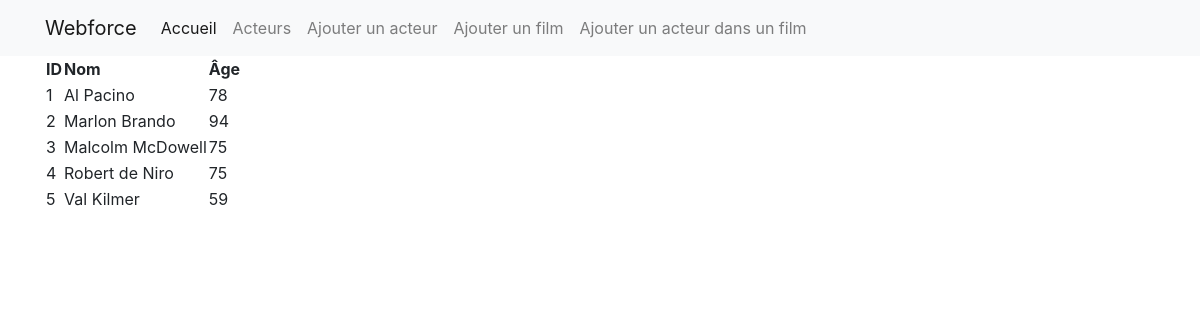
The page /index.php/acteurs on the database its author committed.
### tables this page shows
CREATE TABLE `actor` (
  `id` int(11) NOT NULL,
  `lastname` varchar(255) NOT NULL,
  `firstname` varchar(255) NOT NULL,
  `birthday` date NOT NULL
);

### config/autoload.php (called while the page is built, shortened)
<?php
spl_autoload_register(function ($class) {
    $class = str_replace('\\', DIRECTORY_SEPARATOR, $class);
});

### src/Database.php (called while the page is built)
<?php
class Database
{
    private static $pdo;
    public static function getInstance()
    {
        if (null === self::$pdo) {
            self::$pdo = new PDO('mysql:host=127.0.0.1;dbname=film;charset=utf8', 'root', '', [
                PDO::ATTR_ERRMODE => PDO::ERRMODE_EXCEPTION
            ]);
        }
        return self::$pdo;
    }
}

### src/Manager/ActorManager.php (called while the page is built, shortened)
<?php
class ActorManager
{
    public function findAll()
    {
        return \Database::getInstance()->query('SELECT * FROM actor')->fetchAll(\PDO::FETCH_CLASS, \Entity\Actor::class);
    }
}

### src/Entity/Actor.php (called while the page is built, shortened)
<?php
class Actor
{
    private $id;
    private $firstname;
    private $lastname;
    private $birthday;
    public function getId()
    {
        return $this->id;
    }
    public function getFullName()
    {
        return $this->firstname . ' ' . $this->lastname;
    }
    public function getAge()
    {
        $now = new \DateTime();
        $birthday = new \DateTime($this->birthday);
        $age = $now->diff($birthday)->y;
        return $age;
    }
}

### views/actors.php (the view)
<?php
require_once __DIR__ . '/header.php';
$actorManager = new Manager\ActorManager();
$actors = $actorManager->findAll();
?>
<table>
    <thead>
        <tr>
            <th>ID</th>
            <th>Nom</th>
            <th>Âge</th>
        </tr>
    </thead>
    <tbody>
        <?php foreach ($actors as $actor) { ?>
            <tr>
                <td><?= $actor->getId(); ?></td>
                <td><?= $actor->getFullName(); ?></td>
                <td><?= $actor->getAge(); ?></td>
            </tr>
        <?php } ?>
    </tbody>
</table>
<?php require_once __DIR__ . '/footer.php';

### public/index.php
<?php
require_once __DIR__ . '/../config/autoload.php';
$uri = $_SERVER['PATH_INFO'] ?? '/';
if ($uri === '/') {
    require_once __DIR__ . '/../views/home.php';
} else if ($uri === '/acteurs') {
    require_once __DIR__ . '/../views/actors.php';
} else if ($uri === '/acteurs/ajouter') {
    require_once __DIR__ . '/../views/actors_add.php';
} else if ($uri === '/films/ajouter') {
    require_once __DIR__ . '/../views/movies_add.php';
} else if ($uri === '/films/acteurs') {
    require_once __DIR__ . '/../views/movies_actors.php';
}

### views/header.php (shortened to what this page needs)
<!DOCTYPE html>
<html lang="fr">
<head>
    <link rel="stylesheet" href="https://stackpath.bootstrapcdn.com/bootstrap/4.3.1/css/bootstrap.min.css">
</head>
<body>
    <nav class="navbar navbar-expand-lg navbar-light bg-light">
        <div class="container">
            <a class="navbar-brand" href="#">Webforce</a>
            <div class="collapse navbar-collapse" id="navbarNav">
                <?php
                    $scheme = $_SERVER['REQUEST_SCHEME'];
                    $host = $_SERVER['SERVER_NAME'];
                    $path = $_SERVER['SCRIPT_NAME'];
                    $baseUrl = $scheme.'://'.$host.$path;
                ?>
                <ul class="navbar-nav">
                    <li class="nav-item active">
                        <a class="nav-link" href="<?= $baseUrl; ?>/">Accueil</a>
                    </li>
                    <li class="nav-item">
                        <a class="nav-link" href="<?= $baseUrl; ?>/acteurs">Acteurs</a>
                    </li>
                    <li class="nav-item">
                        <a class="nav-link" href="<?= $baseUrl; ?>/acteurs/ajouter">Ajouter un acteur</a>
                    </li>
                    <li class="nav-item">
                        <a class="nav-link" href="<?= $baseUrl; ?>/films/ajouter">Ajouter un film</a>
                    </li>
                    <li class="nav-item">
                        <a class="nav-link" href="<?= $baseUrl; ?>/films/acteurs">Ajouter un acteur dans un film</a>
                    </li>
                </ul>
            </div>
        </div>
    </nav>
    <div class="container">

### rows shown on the page
actor: id "1", $actor->getFullName() "Al Pacino", birthday "78"
actor: id "2", $actor->getFullName() "Marlon Brando", birthday "94"
actor: id "3", $actor->getFullName() "Malcolm McDowell", birthday "75"
actor: id "4", $actor->getFullName() "Robert de Niro", birthday "75"
actor: id "5", $actor->getFullName() "Val Kilmer", birthday "59"
